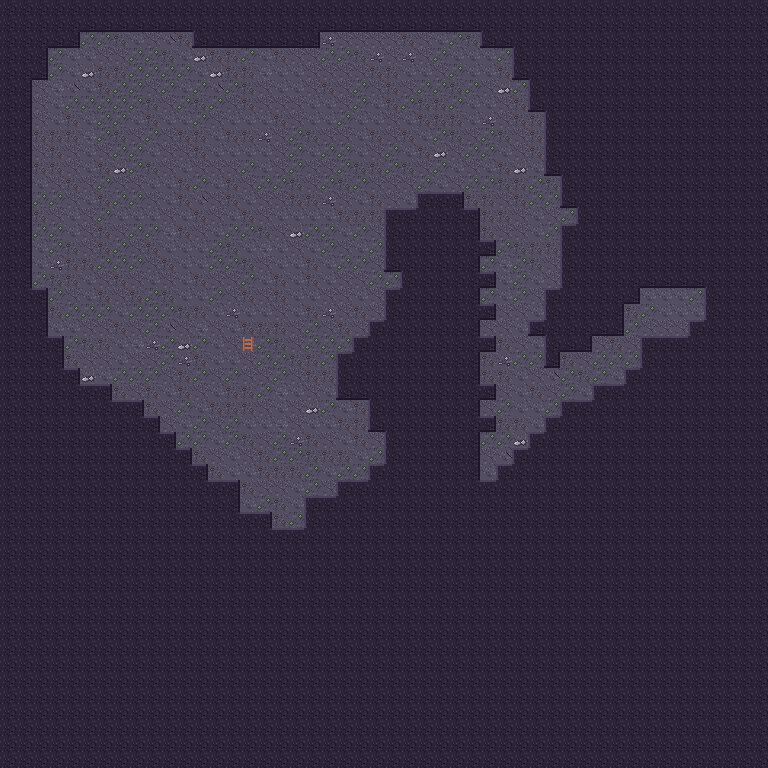

The image is a tile-based game level rendered from a .tmx file. Its description and source (layers, tilesets, objects; grid data summarised) follow:
An orthogonal 48x48 tile map with 16x16 px tiles, 3 tile layers (Back, Buildings, Front).

<map version="1.4" tiledversion="1.4.2" orientation="orthogonal" renderorder="right-down" compressionlevel="0" width="48" height="48" tilewidth="16" tileheight="16" infinite="0" nextlayerid="4" nextobjectid="1">
  <properties />
  <tileset firstgid="1" name="cave" tilewidth="16" tileheight="16" tilecount="48" columns="16">
    <image source="../cave.png" width="256" height="48" />
    <tile id="1">
      <properties>
        <property name="Passable" type="string" value="F" />
      </properties>
    </tile>
    <tile id="16">
      <properties>
        <property name="Passable" type="string" value="F" />
      </properties>
    </tile>
    <tile id="17">
      <properties>
        <property name="Passable" type="string" value="F" />
      </properties>
    </tile>
    <tile id="18">
      <properties>
        <property name="Passable" type="string" value="F" />
      </properties>
    </tile>
    <tile id="19">
      <properties>
        <property name="Passable" type="string" value="F" />
      </properties>
    </tile>
    <tile id="20">
      <properties>
        <property name="Passable" type="string" value="F" />
      </properties>
    </tile>
    <tile id="21">
      <properties>
        <property name="Passable" type="string" value="F" />
      </properties>
    </tile>
    <tile id="22">
      <properties>
        <property name="Passable" type="string" value="F" />
      </properties>
    </tile>
    <tile id="23">
      <properties>
        <property name="Passable" type="string" value="F" />
      </properties>
    </tile>
    <tile id="24">
      <properties>
        <property name="Passable" type="string" value="F" />
      </properties>
    </tile>
    <tile id="25">
      <properties>
        <property name="Passable" type="string" value="F" />
      </properties>
    </tile>
    <tile id="26">
      <properties>
        <property name="Passable" type="string" value="F" />
      </properties>
    </tile>
    <tile id="27">
      <properties>
        <property name="Passable" type="string" value="F" />
      </properties>
    </tile>
    <tile id="28">
      <properties>
        <property name="Passable" type="string" value="F" />
      </properties>
    </tile>
    <tile id="29">
      <properties>
        <property name="Passable" type="string" value="F" />
      </properties>
    </tile>
    <tile id="30">
      <properties>
        <property name="Passable" type="string" value="F" />
      </properties>
    </tile>
    <tile id="31">
      <properties>
        <property name="Passable" type="string" value="F" />
      </properties>
    </tile>
  </tileset>
  <layer id="1" name="Back" width="48" height="48" opacity="1" offsetx="0" offsety="0">
   <data>[2304 cells, 2304 non-empty, 9 distinct tile ids]</data>
  </layer>
  <layer id="2" name="Buildings" width="48" height="48" opacity="1" offsetx="0" offsety="0">
   <data>[2304 cells, 1573 non-empty, 12 distinct tile ids]</data>
  </layer>
  <layer id="3" name="Front" width="48" height="48" opacity="1" offsetx="0" offsety="0">
   <data>[2304 cells, 0 non-empty, 0 distinct tile ids]</data>
  </layer>
</map>
